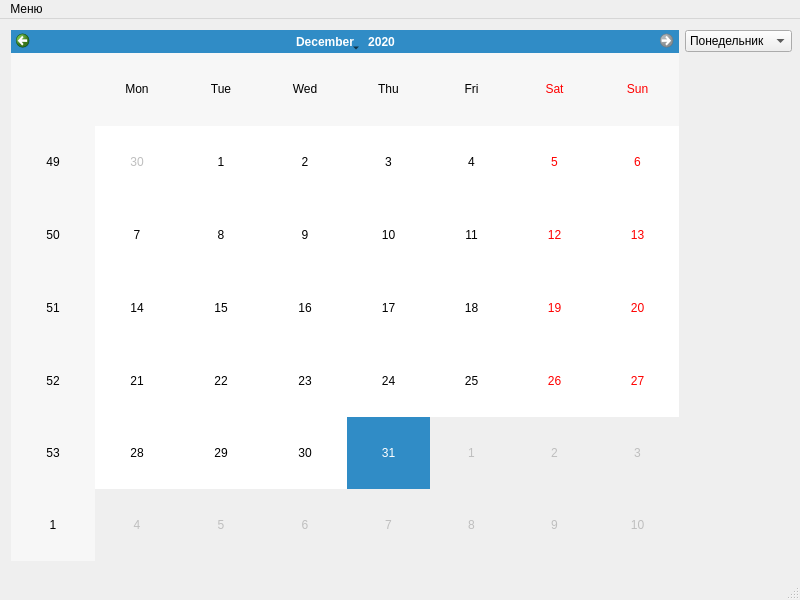
<?xml version="1.0" encoding="UTF-8"?>
<ui version="4.0">
 <class>MainWindow</class>
 <widget class="QMainWindow" name="MainWindow">
  <property name="geometry">
   <rect>
    <x>0</x>
    <y>0</y>
    <width>800</width>
    <height>600</height>
   </rect>
  </property>
  <property name="windowTitle">
   <string>Лабараторная работа №1</string>
  </property>
  <widget class="QWidget" name="centralwidget">
   <widget class="QWidget" name="">
    <property name="geometry">
     <rect>
      <x>11</x>
      <y>11</y>
      <width>781</width>
      <height>531</height>
     </rect>
    </property>
    <layout class="QHBoxLayout" name="horizontalLayout">
     <item>
      <widget class="QCalendarWidget" name="calendarWidget">
       <property name="minimumDate">
        <date>
         <year>2020</year>
         <month>1</month>
         <day>1</day>
        </date>
       </property>
       <property name="maximumDate">
        <date>
         <year>2020</year>
         <month>12</month>
         <day>31</day>
        </date>
       </property>
      </widget>
     </item>
     <item>
      <layout class="QVBoxLayout" name="verticalLayout">
       <item>
        <widget class="QComboBox" name="comboBox">
         <item>
          <property name="text">
           <string>Понедельник</string>
          </property>
         </item>
         <item>
          <property name="text">
           <string>Вторник</string>
          </property>
         </item>
         <item>
          <property name="text">
           <string>Среда</string>
          </property>
         </item>
         <item>
          <property name="text">
           <string>Четверг</string>
          </property>
         </item>
         <item>
          <property name="text">
           <string>Пятница</string>
          </property>
         </item>
         <item>
          <property name="text">
           <string>Суббота</string>
          </property>
         </item>
         <item>
          <property name="text">
           <string>Воскресенье</string>
          </property>
         </item>
        </widget>
       </item>
       <item>
        <spacer name="verticalSpacer">
         <property name="orientation">
          <enum>Qt::Vertical</enum>
         </property>
         <property name="sizeHint" stdset="0">
          <size>
           <width>20</width>
           <height>40</height>
          </size>
         </property>
        </spacer>
       </item>
      </layout>
     </item>
    </layout>
   </widget>
  </widget>
  <widget class="QMenuBar" name="menubar">
   <property name="geometry">
    <rect>
     <x>0</x>
     <y>0</y>
     <width>800</width>
     <height>26</height>
    </rect>
   </property>
   <widget class="QMenu" name="menu">
    <property name="title">
     <string>Меню</string>
    </property>
    <addaction name="action"/>
    <addaction name="action_2"/>
   </widget>
   <addaction name="menu"/>
  </widget>
  <widget class="QStatusBar" name="statusbar"/>
  <action name="action">
   <property name="text">
    <string>Авторы</string>
   </property>
  </action>
  <action name="action_2">
   <property name="text">
    <string>Выход</string>
   </property>
  </action>
 </widget>
 <resources/>
 <connections>
  <connection>
   <sender>action_2</sender>
   <signal>triggered()</signal>
   <receiver>MainWindow</receiver>
   <slot>close()</slot>
   <hints>
    <hint type="sourcelabel">
     <x>-1</x>
     <y>-1</y>
    </hint>
    <hint type="destinationlabel">
     <x>399</x>
     <y>299</y>
    </hint>
   </hints>
  </connection>
 </connections>
</ui>
